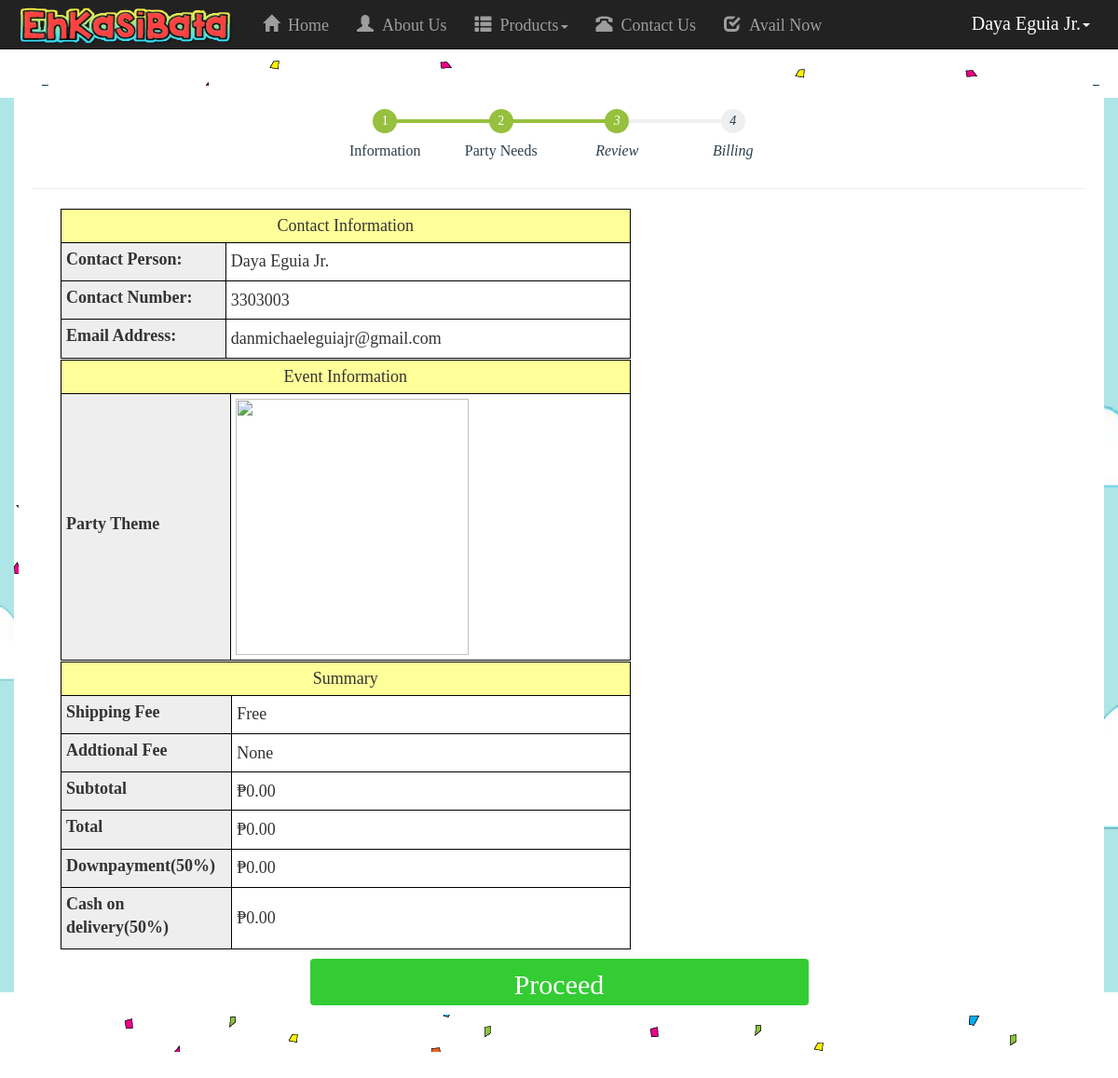
The page /User/PN/review.php (signed in) on the database its author committed.
### tables this page shows
CREATE TABLE IF NOT EXISTS `users_tbl` (
  `u_id` varchar(5) NOT NULL,
  `u_fname` varchar(20) NOT NULL,
  `u_lname` varchar(20) NOT NULL,
  `u_mname` varchar(20) NOT NULL,
  `u_address` varchar(50) NOT NULL,
  `tnumber` int(12) NOT NULL,
  `mnumber` varchar(12) NOT NULL,
  `u_acc` varchar(20) NOT NULL,
  `u_pass` varchar(20) NOT NULL,
  `u_email` varchar(255) NOT NULL,
  `u_dateReg` varchar(40) NOT NULL,
  `u_timereg` varchar(10) NOT NULL,
  `u_secAns` varchar(255) NOT NULL,
  `s_id` varchar(255) NOT NULL,
  `u_status` int(2) NOT NULL,
  `u_type` varchar(5) NOT NULL
);

### User/PN/review.php (the view, shortened to what this page needs)
<!DOCTYPE html>
<?php
if(isset($_SESSION['u_id'])){
$u_id = $_SESSION['u_id'];
$qry = mysql_query("SELECT * FROM users_tbl where u_id = '$u_id'");
$result = $qry;
    while($qry = mysql_fetch_array($result)){
        $fname = $qry['u_fname'];
        $lname = $qry['u_lname'];
        $fname = ucwords($fname);
        $lname = ucwords($lname);
        $mnumber = $qry['mnumber'];
        $email = $qry['u_email'];
    }
}else{
    header('location:../../index.php');
}
?>
<html lang="en">
<head>
    <link href="../../css/bootstrap.css" rel="stylesheet">
    <link rel='stylesheet' type='text/css' href='../../css/style.css' />
    <link rel='stylesheet' type='text/css' href='../../css/print.css' media="print" />
    <link href="../../css/heroic-features.css" rel="stylesheet">
</head>
<body>
    <nav class="navbar navbar-inverse navbar-fixed-top" role="navigation">
        <div class="container">
            <div class="navbar-header">
                <a class="navbar-brand" href="index.php"><img src = '../../images/logoliit.png'></a>
            </div>
            <div class="collapse navbar-collapse" id="bs-example-navbar-collapse-1">
                <ul class="nav navbar-nav" style = 'font-size:18px;'>
                    <li>
                        <a href="../index.php"><span class ='glyphicon glyphicon-home'></span>&nbsp&nbspHome</a>
                    </li>
                    <li>
                        <a href="../About Us.php"><span class ='glyphicon glyphicon-user'></span>&nbsp&nbspAbout Us</a>
                    </li>
                    <li class="dropdown">
                      <a href="#" class="dropdown-toggle" data-toggle="dropdown"><span class ='glyphicon glyphicon-th-list'></span>&nbsp&nbspProducts<span class="caret"></span></a>
                    </li>
                    <li>
                        <a href="#"><span class ='glyphicon glyphicon-phone-alt'></span>&nbsp&nbspContact Us</a>
                    </li>
                    <li>
                        <a href="#"><span class ='glyphicon glyphicon-check'></span>&nbsp&nbspAvail Now</a>
                    </li>
                </ul>
                <ul class="nav navbar-nav navbar-right" style = 'font-size:20px;'>
                    <li class="dropdown">
                      <a style = 'color:#fff;' href="#" class="dropdown-toggle" data-toggle="dropdown" role="button"><?php echo $fname."&nbsp".$lname; ?><span class="caret"></span></a>
                    </li>
                </ul>
            </div>
        </div>
    </nav>
    <div class="container jumbotron forbody">
    <br>
        <div class="col-lg-12 well1">
            <nav>
                <ol class="cd-multi-steps text-bottom count">
                    <li class="visited"><a href="#0" class="not-active">Information</a></li>
                    <li class="visited"><a href="#0" class="not-active">Party Needs</a></li>
                    <li class="current"><em>Review</em></li>
                    <li><em>Billing</em></li>
                </ol>
            </nav>
            <hr>
            <div class='col-lg-12'>
            <div class='col-lg-7'>
            <form method='POST' action='review.php'>
            <table width ='100%' id='meta'>
                <tbody>
                    <tr>
                        <td class='meta-head1' colspan="2">Contact Information</td>
                    </tr>
                    <tr>
                        <td class='meta-head'><label>Contact Person:</label></td>
                        <td><input type='text' class='asd' name='contactname' value='<?php echo $fname." ".$lname; ?>' readonly></td>
                    </tr>
                    <tr>
                        <td class='meta-head'><label>Contact Number:</label></td>
                        <td><input type='text' class='asd' name='contactnumber' value='<?php echo $mnumber; ?>' readonly></td>
                    </tr>
                    <tr>
                        <td class='meta-head' width='30%'><label>Email Address:</label></td>
                        <td><input size='40' type='text' class='asd' name='contactemail' value='<?php echo $email; ?>' readonly></td>
                    </tr>
                </tbody>
            </table>
            <table width ='100%' id='meta'>
                <tbody>
                    <tr>
                        <td class='meta-head1' colspan="2">Event Information</td>
                    </tr>
                    <?php
                    if(isset($_SESSION['motif'])){
                        $motif = array();
                        $motif = implode(",",$_SESSION['motif']);
                        echo "<tr>
                            <td class='meta-head'><label>Motif Color/s:</label></td>
                            <td><input type='text' size='40' class='asd' name='motif[]' value='";
                            echo $motif;
                            echo "' readonly></td>";
                        echo "</tr>";
                    }else{
                        $uploadedpic = $_SESSION['uploadedpic'];
                        echo "<tr>
                            <td class='meta-head'><label>Party Theme</label></td>
                            <td class='hide'><input type='text' class='hide' name='uploadedpic' value='".$uploadedpic."'></td>
                            <td><img src='../".$uploadedpic."' class='uploadedpic'></td>
                        </tr>";
                    }
                    ?>
                </tbody>
            </table>
            </div>
            <div class='col-lg-5'>
              </div>
              <div class='col-lg-7'>
                    <table width='100%' id='meta'>
                        <tbody>
                            <tr>
                                <td class='meta-head1' colspan="2">Summary</td>
                            </tr>
                            <tr>
                                <td class='meta-head' width='30%'><label>Shipping Fee</label></td>
                                <td align="right"><span><input type='text' class='asd' value='Free' name='shipfee' readonly></span></td>
                            </tr>
                            <tr>
                                <td class='meta-head'><label>Addtional Fee</label></td>
                                <td align='right'><span><input type='text' class='asd' value='None' name='addfee' readonly></span></td>
                            </tr>
                            <tr>
                                <td class='meta-head'><label>Subtotal</label></td>
                                <td align='right'><span>₱</span><input type='text' class='asd' value='<?php echo number_format($totalamount,2); ?>' name='totalamount' readonly></td>
                            </tr>
                            <tr>
                                <td class='meta-head'><label>Total</label></td>
                                <td align='right'><span>₱</span><input type='text' class='asd' value='<?php echo number_format($totalamount,2); ?>' readonly></td>
                            </tr>
                            <tr>
                                <td class='meta-head'><label>Downpayment(50%)</label></td>
                                <td align='right'><span>₱</span><input type='text' class='asd' value='<?php echo number_format($downpayment,2); ?>' name='downpayment' readonly></td>
                            </tr>
                            <tr>
                                <td class='meta-head'><label>Cash on delivery(50%)</label></td>
                                <td align='right'><span>₱</span><input type='text' class='asd' value='<?php echo number_format($cashdeliver,2); ?>' name='cashdeliver' readonly></td>
                            </tr>
                        </tbody>
                    </table></div>
              <div class = 'col-lg-12' style='padding-bottom:10px;padding-top:10px' align="center">
                <input class='btn proceed-request' type='submit' name='Proceed' value='Proceed' style="font-size:30px">
              </div>
              </div>
            </div>
        </div>
</body>
</html>

### css/style.css (style rules this page uses)
* { margin: 0; padding: 0; }
body { font: 14px/1.4 Georgia, serif; }
table { border-collapse: collapse; }
table td, table th { border: 1px solid black; padding: 5px; }
#meta { margin-top: 1px; width: 100%; }
#meta td { text-align: left; }
#meta td.meta-head { text-align: left; background: #eee; }
#meta td.meta-head1 { text-align: center; background: #ffff99; }

### css/heroic-features.css (style rules this page uses)
body { padding-top: 85px; background-image: url("../images/page-bg-1.jpg"); background-repeat: no-repeat; background-size:100%; background-position: center; background-attachment: fixed; font-family: 'San'; font-size: 18px; padding-bottom: 10px; }
.forbody { background-color:#fff; margin-top: -20px; padding-top: 2px; padding-bottom: 20px; padding-left: 5px; padding-right: 5px; background-image: url("../images/background-con.png"); }

### rows shown on the page
users_tbl: u_fname "Daya", u_lname "Eguia Jr.", contactname "Daya Eguia Jr.", contactnumber "3303003", contactemail "danmichaeleguiajr@gmail.com"
